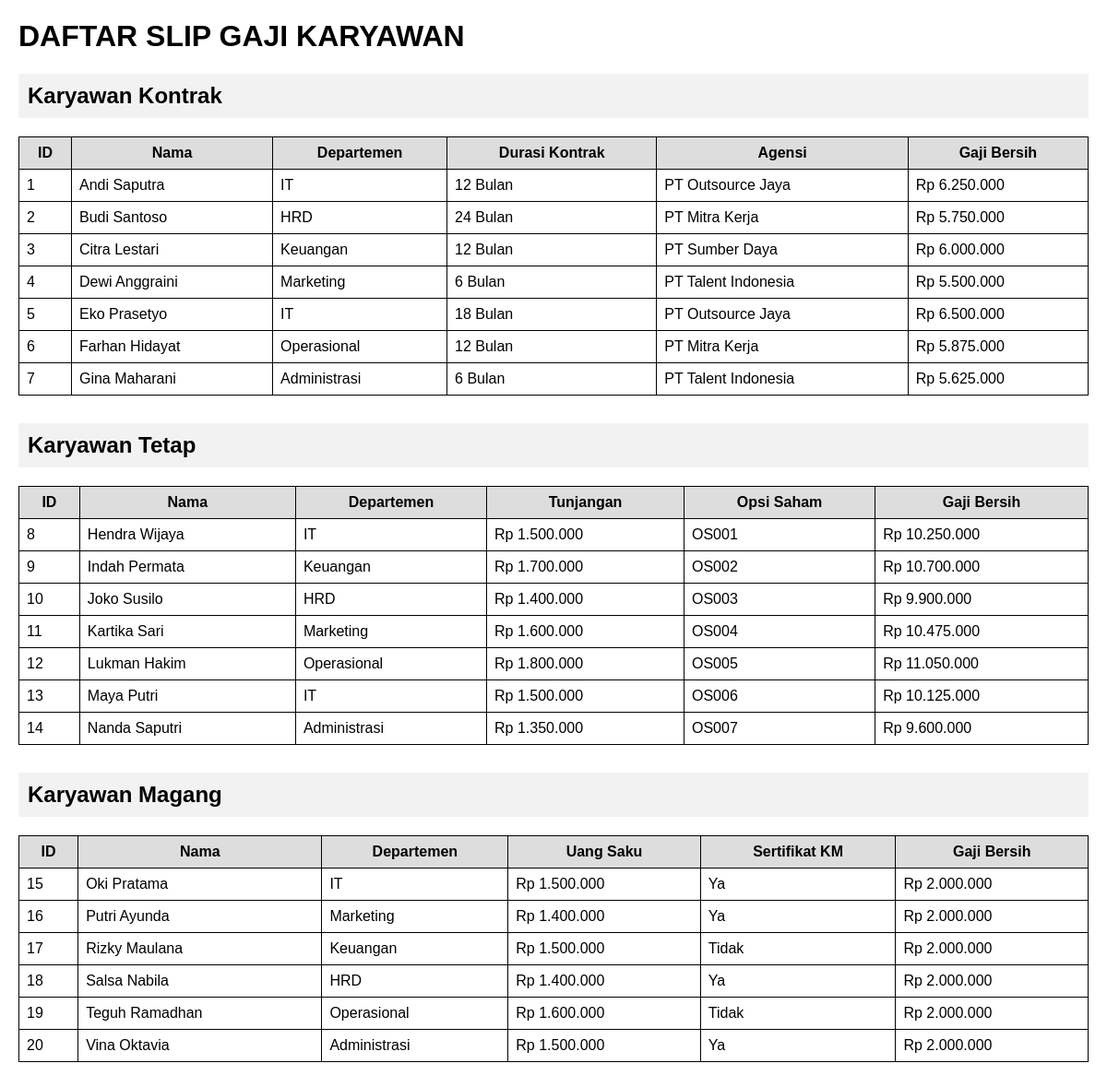
The page / on the database its author committed.
### tables this page shows
CREATE TABLE `tabel_karyawan` (
  `id_karyawan` int NOT NULL,
  `nama_karyawan` varchar(100) NOT NULL,
  `departemen` varchar(50) NOT NULL,
  `hari_kerja_masuk` date NOT NULL,
  `gaji_dasar_per_hari` decimal(10,2) NOT NULL,
  `jenis_karyawan` enum('Kontrak','Tetap','Magang') NOT NULL,
  `durasi_kontrak_bulan` int DEFAULT NULL,
  `agensi_penyalur` varchar(100) DEFAULT NULL,
  `tunjangan_kesehatan` decimal(12,2) DEFAULT NULL,
  `opsi_saham_id` varchar(50) DEFAULT NULL,
  `uang_saku_bulanan` decimal(12,2) DEFAULT NULL,
  `sertifikat_kampus_merdeka` varchar(100) DEFAULT NULL
);

### index.php (the view, shortened to what this page needs)
<?php
require_once "koneksi.php";
?>
<!DOCTYPE html>
<html>
<head>
</head>
<body>
<h1>DAFTAR SLIP GAJI KARYAWAN</h1>
<h2>Karyawan Kontrak</h2>
<table>
<tr>
    <th>ID</th>
    <th>Nama</th>
    <th>Departemen</th>
    <th>Durasi Kontrak</th>
    <th>Agensi</th>
    <th>Gaji Bersih</th>
</tr>
<?php
$sql = "SELECT * FROM tabel_karyawan
        WHERE jenis_karyawan='Kontrak'";
$result = mysqli_query($conn,$sql);
while($row = mysqli_fetch_assoc($result))
{
    $gajiBersih =
        25 * $row['gaji_dasar_per_hari'];
    echo "
    <tr>
        <td>{$row['id_karyawan']}</td>
        <td>{$row['nama_karyawan']}</td>
        <td>{$row['departemen']}</td>
        <td>{$row['durasi_kontrak_bulan']} Bulan</td>
        <td>{$row['agensi_penyalur']}</td>
        <td>Rp ".number_format($gajiBersih,0,',','.')."</td>
    </tr>";
}
?>
</table>
<h2>Karyawan Tetap</h2>
<table>
<tr>
    <th>ID</th>
    <th>Nama</th>
    <th>Departemen</th>
    <th>Tunjangan</th>
    <th>Opsi Saham</th>
    <th>Gaji Bersih</th>
</tr>
<?php
$sql = "SELECT * FROM tabel_karyawan
        WHERE jenis_karyawan='Tetap'";
$result = mysqli_query($conn,$sql);
while($row = mysqli_fetch_assoc($result))
{
    $gajiBersih =
        (25 * $row['gaji_dasar_per_hari'])
        + $row['tunjangan_kesehatan'];
    echo "
    <tr>
        <td>{$row['id_karyawan']}</td>
        <td>{$row['nama_karyawan']}</td>
        <td>{$row['departemen']}</td>
        <td>Rp ".number_format($row['tunjangan_kesehatan'],0,',','.')."</td>
        <td>{$row['opsi_saham_id']}</td>
        <td>Rp ".number_format($gajiBersih,0,',','.')."</td>
    </tr>";
}
?>
</table>
<h2>Karyawan Magang</h2>
<table>
<tr>
    <th>ID</th>
    <th>Nama</th>
    <th>Departemen</th>
    <th>Uang Saku</th>
    <th>Sertifikat KM</th>
    <th>Gaji Bersih</th>
</tr>
<?php
$sql = "SELECT * FROM tabel_karyawan
        WHERE jenis_karyawan='Magang'";
$result = mysqli_query($conn,$sql);
while($row = mysqli_fetch_assoc($result))
{
    $gajiBersih =
        (25 * $row['gaji_dasar_per_hari']) * 0.80;
    echo "
    <tr>
        <td>{$row['id_karyawan']}</td>
        <td>{$row['nama_karyawan']}</td>
        <td>{$row['departemen']}</td>
        <td>Rp ".number_format($row['uang_saku_bulanan'],0,',','.')."</td>
        <td>{$row['sertifikat_kampus_merdeka']}</td>
        <td>Rp ".number_format($gajiBersih,0,',','.')."</td>
    </tr>";
}
?>
</table>
</body>
</html>

### index.php (style rules this page uses)
body { font-family: Arial; margin:20px; }
table { width:100%; border-collapse:collapse; margin-bottom:30px; }
th,td { border:1px solid black; padding:8px; }
th { background:#ddd; }
h2 { background:#f2f2f2; padding:10px; }

### rows shown on the page
tabel_karyawan: id_karyawan "1", nama_karyawan "Andi Saputra", departemen "IT", durasi_kontrak_bulan "12", agensi_penyalur "PT Outsource Jaya", gaji_dasar_per_hari "6.250.000"
tabel_karyawan: id_karyawan "2", nama_karyawan "Budi Santoso", departemen "HRD", durasi_kontrak_bulan "24", agensi_penyalur "PT Mitra Kerja", gaji_dasar_per_hari "5.750.000"
tabel_karyawan: id_karyawan "3", nama_karyawan "Citra Lestari", departemen "Keuangan", durasi_kontrak_bulan "12", agensi_penyalur "PT Sumber Daya", gaji_dasar_per_hari "6.000.000"
tabel_karyawan: id_karyawan "4", nama_karyawan "Dewi Anggraini", departemen "Marketing", durasi_kontrak_bulan "6", agensi_penyalur "PT Talent Indonesia", gaji_dasar_per_hari "5.500.000"
tabel_karyawan: id_karyawan "5", nama_karyawan "Eko Prasetyo", departemen "IT", durasi_kontrak_bulan "18", agensi_penyalur "PT Outsource Jaya", gaji_dasar_per_hari "6.500.000"
tabel_karyawan: id_karyawan "6", nama_karyawan "Farhan Hidayat", departemen "Operasional", durasi_kontrak_bulan "12", agensi_penyalur "PT Mitra Kerja", gaji_dasar_per_hari "5.875.000"
tabel_karyawan: id_karyawan "7", nama_karyawan "Gina Maharani", departemen "Administrasi", durasi_kontrak_bulan "6", agensi_penyalur "PT Talent Indonesia", gaji_dasar_per_hari "5.625.000"
tabel_karyawan: id_karyawan "8", nama_karyawan "Hendra Wijaya", departemen "IT", tunjangan_kesehatan "1.500.000", opsi_saham "OS001", gajiBersih "10.250.000"
tabel_karyawan: id_karyawan "9", nama_karyawan "Indah Permata", departemen "Keuangan", tunjangan_kesehatan "1.700.000", opsi_saham "OS002", gajiBersih "10.700.000"
tabel_karyawan: id_karyawan "10", nama_karyawan "Joko Susilo", departemen "HRD", tunjangan_kesehatan "1.400.000", opsi_saham "OS003", gajiBersih "9.900.000"
tabel_karyawan: id_karyawan "11", nama_karyawan "Kartika Sari", departemen "Marketing", tunjangan_kesehatan "1.600.000", opsi_saham "OS004", gajiBersih "10.475.000"
tabel_karyawan: id_karyawan "12", nama_karyawan "Lukman Hakim", departemen "Operasional", tunjangan_kesehatan "1.800.000", opsi_saham "OS005", gajiBersih "11.050.000"
tabel_karyawan: id_karyawan "13", nama_karyawan "Maya Putri", departemen "IT", tunjangan_kesehatan "1.500.000", opsi_saham "OS006", gajiBersih "10.125.000"
tabel_karyawan: id_karyawan "14", nama_karyawan "Nanda Saputri", departemen "Administrasi", tunjangan_kesehatan "1.350.000", opsi_saham "OS007", gajiBersih "9.600.000"
tabel_karyawan: id_karyawan "15", nama_karyawan "Oki Pratama", departemen "IT", uang_saku_bulanan "1.500.000", sertifikat_kampus_merdeka "Ya", gaji_dasar_per_hari "2.000.000"
tabel_karyawan: id_karyawan "16", nama_karyawan "Putri Ayunda", departemen "Marketing", uang_saku_bulanan "1.400.000", sertifikat_kampus_merdeka "Ya", gaji_dasar_per_hari "2.000.000"
tabel_karyawan: id_karyawan "17", nama_karyawan "Rizky Maulana", departemen "Keuangan", uang_saku_bulanan "1.500.000", sertifikat_kampus_merdeka "Tidak", gaji_dasar_per_hari "2.000.000"
tabel_karyawan: id_karyawan "18", nama_karyawan "Salsa Nabila", departemen "HRD", uang_saku_bulanan "1.400.000", sertifikat_kampus_merdeka "Ya", gaji_dasar_per_hari "2.000.000"
tabel_karyawan: id_karyawan "19", nama_karyawan "Teguh Ramadhan", departemen "Operasional", uang_saku_bulanan "1.600.000", sertifikat_kampus_merdeka "Tidak", gaji_dasar_per_hari "2.000.000"
tabel_karyawan: id_karyawan "20", nama_karyawan "Vina Oktavia", departemen "Administrasi", uang_saku_bulanan "1.500.000", sertifikat_kampus_merdeka "Ya", gaji_dasar_per_hari "2.000.000"
